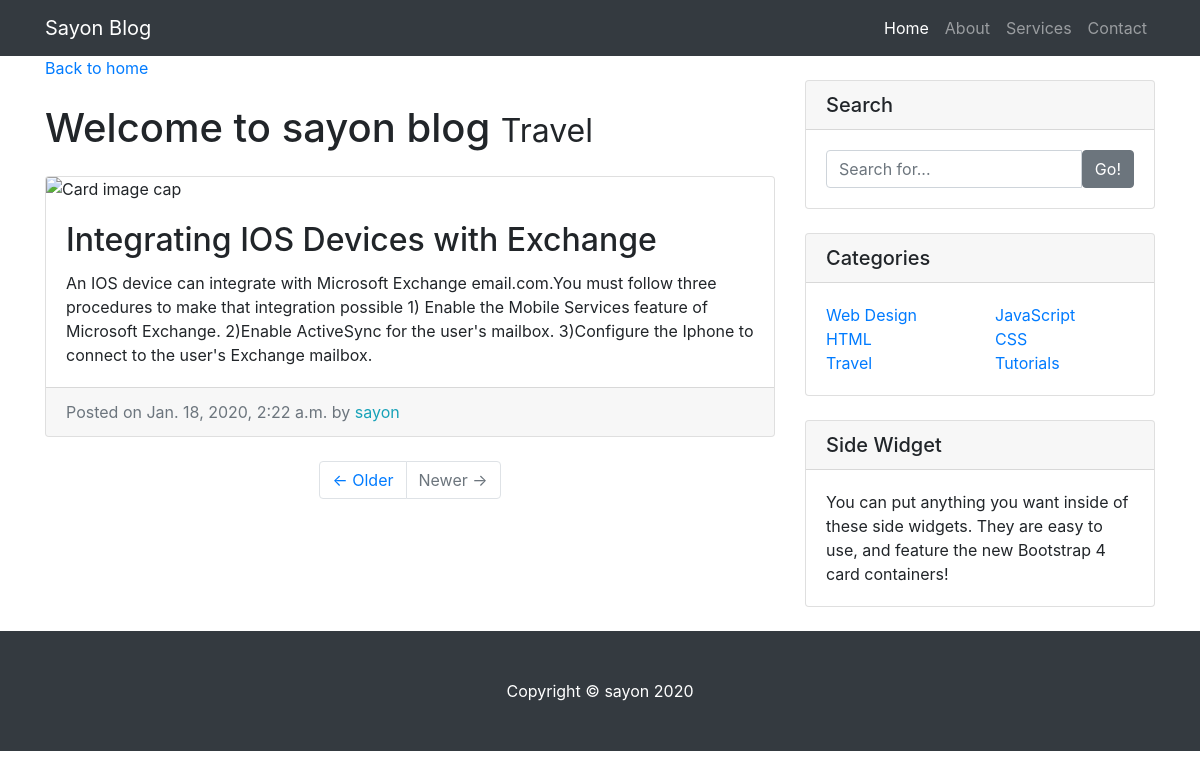
Page /entry/5/ on the committed database.
### entries/models.py (models this page shows)
class Entry(models.Model):
    entry_title = models.CharField(max_length=50)
    entry_text = models.TextField()
    entry_date = models.DateTimeField(auto_now_add=True)
    entry_author = models.ForeignKey(User, on_delete=models.CASCADE)

### entries/views.py (the view)
# urls.py: path('entry/<int:pk>/', EntryView.as_view(), name="entry-detail"),
class EntryView(DetailView):
    model = Entry
    template_name = 'entries/entry_detail.html'

### entries/templates/entries/entry_detail.html
{% extends "entries/base.html" %}
{% block content %}
      <div class="col-md-8">
        <a href="{% url 'blog-home'%}">Back to home</a>
        <h1 class="my-4">Welcome to sayon blog
          <small>Travel</small>
        </h1>
        <div class="card mb-4">
          <img class="card-img-top" src="https://external-content.duckduckgo.com/iu/?u=http%3A%2F%2Fwww.discoverhongkong.com%2Fca%2Fimages%2Fshop%2Fwhere-to-shop%2Flarge%2F3.2.2.11-Gold-Coast-Piazza_03.jpg&f=1&nofb=1" alt="Card image cap">
          <div class="card-body">
            <h2 class="card-title">{{ object.entry_title}}</h2>
            <p class="card-text">{{object.entry_text }}</p>
          </div>
          <div class="card-footer text-muted">
            Posted on {{ object.entry_date}} by
            <span class="text-info mr-2">{{ object.entry_author}}</span>
        </div>
        </div>
        <ul class="pagination justify-content-center mb-4">
          <li class="page-item">
            <a class="page-link" href="#">&larr; Older</a>
          </li>
          <li class="page-item disabled">
            <a class="page-link" href="#">Newer &rarr;</a>
          </li>
        </ul>
      </div>
      {% endblock %}

### entries/templates/entries/base.html (shortened to what this page needs)
{% load static %}
<!DOCTYPE html>
<html lang="en">
<head>
  <link href="{% static 'entries/vendor/bootstrap/css/bootstrap.min.css' %}" rel="stylesheet">
  <link href="{% static 'entries/css/blog-home.css' %} " rel="stylesheet">
</head>
<body>
  <nav class="navbar navbar-expand-lg navbar-dark bg-dark fixed-top">
    <div class="container">
      <a class="navbar-brand" href="#">Sayon Blog</a>
      <div class="collapse navbar-collapse" id="navbarResponsive">
        <ul class="navbar-nav ml-auto">
          <li class="nav-item active">
            <a class="nav-link" href="#">Home
            </a>
          </li>
          <li class="nav-item">
            <a class="nav-link" href="#">About</a>
          </li>
          <li class="nav-item">
            <a class="nav-link" href="#">Services</a>
          </li>
          <li class="nav-item">
            <a class="nav-link" href="#">Contact</a>
          </li>
        </ul>
      </div>
    </div>
  </nav>
  <div class="container">
    <div class="row">
      {% block content %} {% endblock %}
      <div class="col-md-4">
        <div class="card my-4">
          <h5 class="card-header">Search</h5>
          <div class="card-body">
            <div class="input-group">
              <input type="text" class="form-control" placeholder="Search for...">
              <span class="input-group-btn">
                <button class="btn btn-secondary" type="button">Go!</button>
              </span>
            </div>
          </div>
        </div>
        <div class="card my-4">
          <h5 class="card-header">Categories</h5>
          <div class="card-body">
            <div class="row">
              <div class="col-lg-6">
                <ul class="list-unstyled mb-0">
                  <li>
                    <a href="#">Web Design</a>
                  </li>
                  <li>
                    <a href="#">HTML</a>
                  </li>
                  <li>
                    <a href="#">Travel</a>
                  </li>
                </ul>
              </div>
              <div class="col-lg-6">
                <ul class="list-unstyled mb-0">
                  <li>
                    <a href="#">JavaScript</a>
                  </li>
                  <li>
                    <a href="#">CSS</a>
                  </li>
                  <li>
                    <a href="#">Tutorials</a>
                  </li>
                </ul>
              </div>
            </div>
          </div>
        </div>
        <div class="card my-4">
          <h5 class="card-header">Side Widget</h5>
          <div class="card-body">
            You can put anything you want inside of these side widgets. They are easy to use, and feature the new Bootstrap 4 card containers!
          </div>
        </div>
      </div>
    </div>
  </div>
  <footer class="py-5 bg-dark">
    <div class="container">
      <p class="m-0 text-center text-white">Copyright &copy; sayon 2020</p>
    </div>
  </footer>
</body>
</html>

### entries/static/entries/css/blog-home.css (style rules this page uses)
body { padding-top: 56px; }

### rows in the picture
Entry: entry_title "Integrating IOS Devices with Exchange", entry_text "An IOS device can integrate with Microsoft Exchange email.com.You must follow three procedures to make that integration possible 1) Enable the Mobile Services feature of Microsoft Exchange. 2)Enable ActiveSync for the user's mailbox. 3)Configure the Iphone to connect to the user's Exchange mailbox.", entry_date "Jan. 18, 2020, 2:22 a.m.", entry_author "sayon"
